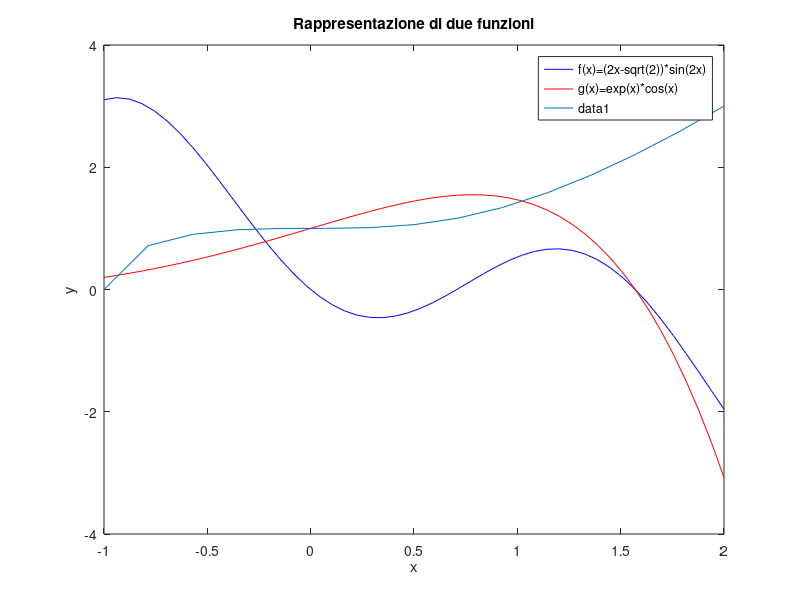

MATLAB code to generate this figure:
%chiudo tutte le figure aperte
close all;
% creo l'asse x
x=linspace(-1,2,50);
%definisco gli handle delle funzioni
f=@(x)[(2*x-sqrt(2)).*sin(2*x)];
g=@(x)[exp(x).*cos(x)];
%valuto le due funzioni
yf=f(x);
yg=g(x);
%decido io la figura
figure(65536);
%pulisce la figura appena aperta
clf; 
%stampo il risultato
plot(x,yf,'b',x,yg,'r');
title('Rappresentazione di due funzioni')
xlabel('x')
ylabel('y')
legend('f(x)=(2x-sqrt(2))*sin(2x)','g(x)=exp(x)*cos(x)')
%per non cancellare il plot fatto prima e aggiugnere il nuovo
hold on
%attenzione a quello che fa fplot
h=@(x)[sqrt(x.^3+1)];
fplot(h,[-1,2])

hold off